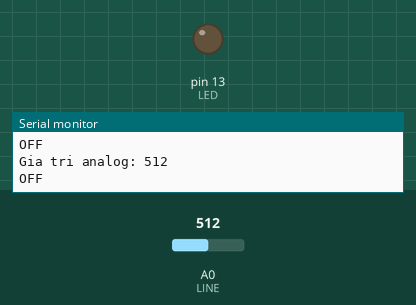
Bench run of a sketch on a simulated Arduino Uno, built with avr-gcc and run on an emulated ATmega328P. Shown: output pins drawn as LEDs (lit = HIGH), the last lines printed to the serial monitor. The test bench sets the inputs (shaded band); at power-on: A0 (LINE) = 512.

Above: at 1.3 s.
1.4 s: A0 (LINE) set to 531
At 1.8 s:
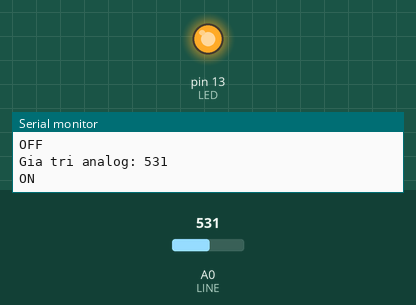
3.0 s: A0 (LINE) set to 511
At 4.2 s:
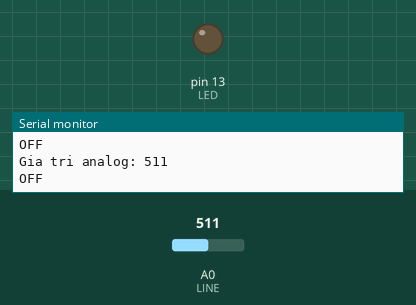
4.5 s: A0 (LINE) set to 716
At 5.3 s:
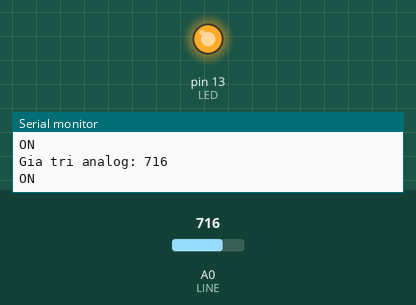
Timing chart, 0 to 7.5 s (numbered marks = the images above; inputs shaded):
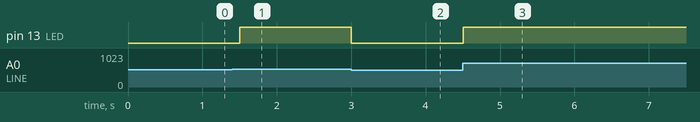

Measured:
- the behaviour switches between 512 and 513 on A0 (LINE) (found by bisection; images 0 and 1)
- after the input at 1.4 s, pin 13 (LED): LOW → HIGH after 0.10 s
- after the input at 3.0 s, pin 13 (LED): HIGH → LOW at once
- after the input at 4.5 s, pin 13 (LED): LOW → HIGH at once

The sketch:

doLineAnalog.ino
```cpp
// #define LINE A0  // Chọn chân analog, ví dụ A0
// int val = 0;
// int LED = 13;
// int threshold = 512;  // Ngưỡng để xác định HIGH hoặc LOW

// void setup() {
//     pinMode(LED, OUTPUT);
//     Serial.begin(9600); // Khởi động Serial Monitor với baud rate 9600
// }

// void loop() {
//     val = analogRead(LINE); // Đọc tín hiệu analog từ cảm biến

//     Serial.print("Giá trị Analog LINE: ");
//     Serial.println(val); // In giá trị đọc được từ LINE

//     if (val > threshold) { // Nếu tín hiệu lớn hơn ngưỡng, bật LED
//         digitalWrite(LED, HIGH);
//         Serial.println("LED: ON");
//     } else { // Nếu tín hiệu nhỏ hơn ngưỡng, tắt LED
//         digitalWrite(LED, LOW);
//         Serial.println("LED: OFF");
//     }

//     delay(500); // Thêm delay để tránh in quá nhanh
// }

#define LINE A0
int val = 0;
int LED = 13;
int limit = 512;

void setup() {
  pinMode(LED, OUTPUT); // thiết lập LED là đầu ra
  Serial.begin(9600);
}

void loop() {
  val = analogRead(LINE);

  Serial.print("Gia tri analog: ");
  Serial.println(val);

  if(val > limit) {
    digitalWrite(LED, HIGH);
    Serial.println("ON");
  } else {
    digitalWrite(LED, LOW);
    Serial.println("OFF");
  }
  delay(500);
}
```
